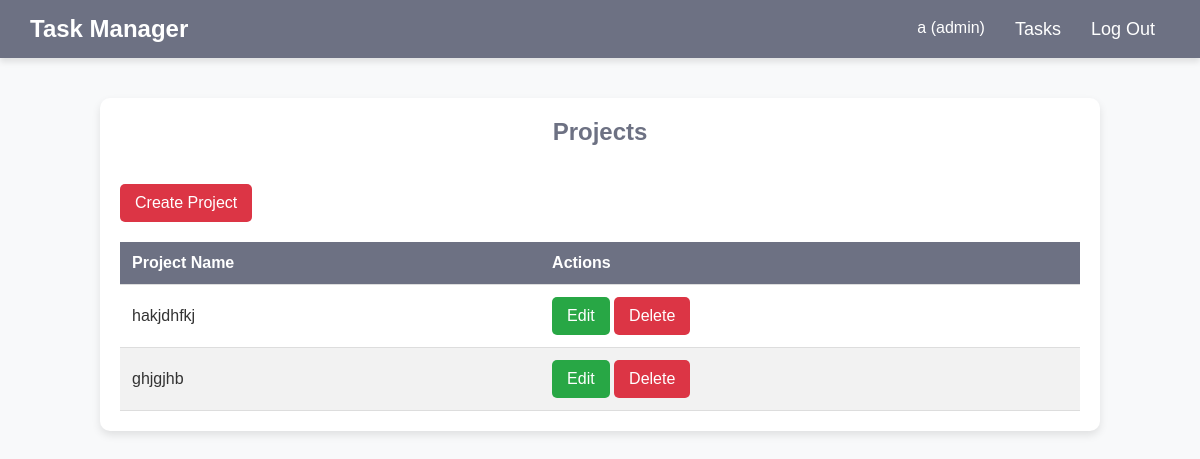
Page /projects_list/ (signed in) on the committed database.
### tasks/models.py (models this page shows, shortened)
class User(AbstractUser):
    ROLE_CHOICES = (
        ('admin', 'Admin'),
        ('user', 'User'),
    )
    role = models.CharField(max_length=20, choices=ROLE_CHOICES, default='employee')
    phone_number = models.CharField(max_length=15, blank=True, null=True)
    def __str__(self):
        return f"{self.username} ({self.role})"

class Project(models.Model):
    name = models.CharField(max_length=160, unique=True)

### tasks/views.py (the view)
# urls.py: path('projects_list/', views.projects_list, name='projects_list'),
def projects_list(request):
    projects = Project.objects.all()
    return render(request, 'projects_list.html', {'projects': projects})

### tasks/templates/projects_list.html (shortened to what this page needs)
<!DOCTYPE html>
<html lang="en">
{% load static %}
<head>
    <link static rel="stylesheet" href="../static/tasks/style.css">
</head>
<body>
    {% include 'layout/header.html' with link='/' name='Tasks' %}
    <div class="tasks-list">
        <h2>Projects</h2>
        <br>
        <a href="{% url 'create_project' %}" class="btn btn-delete">Create Project</a>
        <table class="task-table">
            <thead>
                <tr>
                    <th>Project Name</th>
                    <th>Actions</th>
                </tr>
            </thead>
            <tbody>
                {% for project in projects %}
                <tr>
                    <td>{{ project.name }}</td>
                    <td>
                        {% if request.user.role == "admin" %}
                            <a href="{% url 'edit_project' project.id %}" class="btn btn-edit">Edit</a>
                            <a href="{% url 'delete_project' project.id %}" class="btn btn-delete" onclick="return confirm('Are you sure you want to delete this project?');">Delete</a>
                        {% endif %}
                    </td>
                </tr>
                {% empty %}
                <tr>
                    <td colspan="2">No Projects Found</td>
                </tr>
                {% endfor %}
            </tbody>
        </table>
    </div>
</body>
</html>

### tasks/templates/layout/header.html (shortened to what this page needs)
<header>
    <div class="logo">Task Manager</div>
    <nav>
        <ul id="menu">
            <li>{{ request.user }}</li>
            <li><a href="{{ link }}">{{ name }}</a></li>
            <li><a href="/logout">Log Out</a></li>
        </ul>
    </nav>
</header>

### tasks/static/tasks/style.css (style rules this page uses)
* { margin: 0; padding: 0; box-sizing: border-box; font-family: 'Poppins', sans-serif; }
body { background: #f8f9fa; color: #333; font-size: 16px; }
header { display: flex; justify-content: space-between; align-items: center; background: #6d7183; padding: 15px 30px; color: white; box-shadow: 0px 4px 6px rgba(0, 0, 0, 0.1); position: relative; }
.logo { font-size: 24px; font-weight: bold; }
nav ul { display: flex; list-style: none; }
nav ul li { margin: 0 15px; }
nav ul li a { text-decoration: none; color: white; font-size: 18px; transition: 0.3s; }
.tasks-list { max-width: 1000px; margin: 40px auto; background: white; padding: 20px; border-radius: 10px; box-shadow: 0 4px 8px rgba(0, 0, 0, 0.1); }
.task-table { width: 100%; border-collapse: collapse; margin-top: 20px; }
.task-table th, .task-table td { padding: 12px; text-align: left; border-bottom: 1px solid #ddd; }
.task-table th { background: #6d7183; color: white; }
.task-table tbody tr:nth-child(even) { background: #f2f2f2; }
.btn { display: inline-block; padding: 10px 15px; color: white; border: none; cursor: pointer; text-decoration: none; border-radius: 5px; transition: 0.3s; }
.btn-edit { background-color: #28a745; }
.btn-delete { background-color: #dc3545; }
h2 { font-size: 24px; margin-bottom: 20px; color: #6d7183; text-align: center; }

### rows in the picture
User: user "a (admin)"
Project: name "hakjdhfkj"
Project: name "ghjgjhb"

### other values in the picture
{{ name }} "Tasks"
